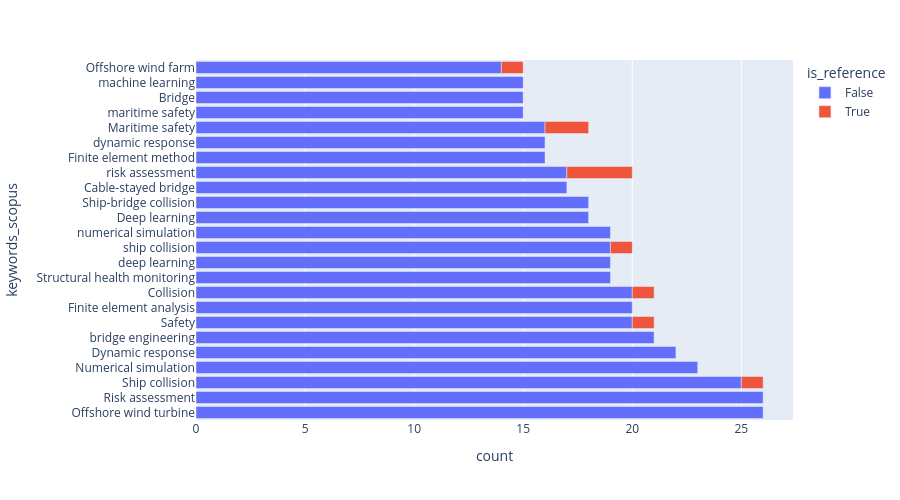

The cell this chart's notebook holds for it:
### Code cell
plot_histogram(
    df_dimensions_filtering_topic,
    col_name="keywords_scopus",
    seperator="|",
    min_count_to_keep=15,
    height=500,
)

### Figure 1 — Plotly figure (JSON) as saved in the notebook; plotly's stock layout.template omitted (floating-point values rounded to 4 significant figures)
{"data": [{"hovertemplate": "is_reference=False<br>count=%{x}<br>keywords_scopus=%{y}<extra></extra>", "legendgroup": "False", "marker": {"color": "#636efa", "pattern": {"shape": ""}}, "name": "False", "orientation": "h", "showlegend": true, "textposition": "auto", "type": "bar", "x": [26, 26, 25, 23, 22, 21, 20, 20, 20, 19, 19, 19, 19, 18, 18, 17, 17, 16, 16, 16, 15, 15, 15, 14], "xaxis": "x", "y": ["Offshore wind turbine", "Risk assessment", "Ship collision", "Numerical simulation", "Dynamic response", "bridge engineering", "Safety", "Finite element analysis", "Collision", "Structural health monitoring", "deep learning", "ship collision", "numerical simulation", "Deep learning", "Ship-bridge collision", "Cable-stayed bridge", "risk assessment", "Finite element method", "dynamic response", "Maritime safety", "maritime safety", "Bridge", "machine learning", "Offshore wind farm"], "yaxis": "y"}, {"hovertemplate": "is_reference=True<br>count=%{x}<br>keywords_scopus=%{y}<extra></extra>", "legendgroup": "True", "marker": {"color": "#EF553B", "pattern": {"shape": ""}}, "name": "True", "orientation": "h", "showlegend": true, "textposition": "auto", "type": "bar", "x": [3, 2, 1, 1, 1, 1, 1], "xaxis": "x", "y": ["risk assessment", "Maritime safety", "ship collision", "Collision", "Offshore wind farm", "Ship collision", "Safety"], "yaxis": "y"}], "layout": {"barmode": "relative", "height": 500, "legend": {"title": {"text": "is_reference"}, "tracegroupgap": 0}, "margin": {"t": 60}, "xaxis": {"anchor": "y", "domain": [0, 1], "title": {"text": "count"}}, "yaxis": {"anchor": "x", "domain": [0, 1], "title": {"text": "keywords_scopus"}}}}
